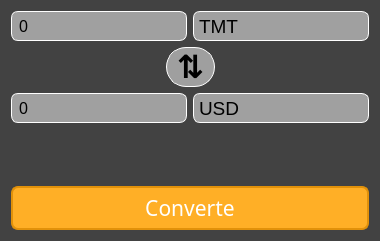
<?xml version="1.0" encoding="UTF-8"?>
<ui version="4.0">
 <class>Form</class>
 <widget class="QWidget" name="Form">
  <property name="enabled">
   <bool>true</bool>
  </property>
  <property name="geometry">
   <rect>
    <x>0</x>
    <y>0</y>
    <width>380</width>
    <height>241</height>
   </rect>
  </property>
  <property name="minimumSize">
   <size>
    <width>380</width>
    <height>240</height>
   </size>
  </property>
  <property name="maximumSize">
   <size>
    <width>380</width>
    <height>385</height>
   </size>
  </property>
  <property name="windowTitle">
   <string>Form</string>
  </property>
  <property name="styleSheet">
   <string notr="true">background-color: rgb(66, 66, 66);
</string>
  </property>
  <layout class="QVBoxLayout" name="verticalLayout">
   <item>
    <layout class="QHBoxLayout" name="horizontalLayout_2">
     <item>
      <widget class="QLineEdit" name="lineEdit_from">
       <property name="sizePolicy">
        <sizepolicy hsizetype="Preferred" vsizetype="Fixed">
         <horstretch>0</horstretch>
         <verstretch>0</verstretch>
        </sizepolicy>
       </property>
       <property name="minimumSize">
        <size>
         <width>0</width>
         <height>30</height>
        </size>
       </property>
       <property name="font">
        <font>
         <pointsize>12</pointsize>
        </font>
       </property>
       <property name="styleSheet">
        <string notr="true">QLineEdit{
	background-color: rgba(255,255,255,0.5);
	border: 1px solid rgb(255,255,255);
	padding-left: 5px;
	border-radius: 7px;
}

</string>
       </property>
       <property name="inputMethodHints">
        <set>Qt::ImhNone</set>
       </property>
       <property name="text">
        <string>0</string>
       </property>
       <property name="frame">
        <bool>true</bool>
       </property>
      </widget>
     </item>
     <item>
      <widget class="QComboBox" name="comboBox_from">
       <property name="minimumSize">
        <size>
         <width>0</width>
         <height>30</height>
        </size>
       </property>
       <property name="font">
        <font>
         <pointsize>14</pointsize>
        </font>
       </property>
       <property name="styleSheet">
        <string notr="true">QComboBox {
    border: 1px solid rgb(255, 255, 255);
    padding-left: 5px;
    padding-right: 5px;
	background-color: rgba(255, 255, 255,0.5);
border-radius: 7px;
 }

QComboBox::drop-down {
    width: 0px;
    height: 0px;
    border: 0px;
}
QComboBox QAbstractItemView {
	padding:3px;
	border:1px solid white;
	background-color: rgba(255, 255, 255,0.5);
	selection-background-color:rgba(255,255,255,0);
	color:black;
	selection-color:black;
}</string>
       </property>
       <item>
        <property name="text">
         <string>TMT</string>
        </property>
       </item>
       <item>
        <property name="text">
         <string>USD</string>
        </property>
       </item>
       <item>
        <property name="text">
         <string>RUB</string>
        </property>
       </item>
       <item>
        <property name="text">
         <string>BTC</string>
        </property>
       </item>
       <item>
        <property name="text">
         <string>GPB</string>
        </property>
       </item>
       <item>
        <property name="text">
         <string>JPY</string>
        </property>
       </item>
       <item>
        <property name="text">
         <string>AED</string>
        </property>
       </item>
       <item>
        <property name="text">
         <string>UAH</string>
        </property>
       </item>
       <item>
        <property name="text">
         <string>UZS</string>
        </property>
       </item>
      </widget>
     </item>
    </layout>
   </item>
   <item>
    <layout class="QHBoxLayout" name="horizontalLayout_3">
     <property name="spacing">
      <number>6</number>
     </property>
     <property name="topMargin">
      <number>0</number>
     </property>
     <property name="bottomMargin">
      <number>0</number>
     </property>
     <item>
      <spacer name="horizontalSpacer">
       <property name="orientation">
        <enum>Qt::Horizontal</enum>
       </property>
       <property name="sizeHint" stdset="0">
        <size>
         <width>40</width>
         <height>20</height>
        </size>
       </property>
      </spacer>
     </item>
     <item>
      <widget class="QPushButton" name="btn_reverse">
       <property name="font">
        <font>
         <pointsize>24</pointsize>
         <weight>75</weight>
         <bold>true</bold>
        </font>
       </property>
       <property name="styleSheet">
        <string notr="true">QPushButton{
	background-color: rgba(255, 255, 255, 125);
	border:1px solid rgb(255, 255, 255);
	padding-left:10px;
	padding-right:10px;
	border-radius:20px;
}
QPushButton:hover{
	background-color: rgba(255, 255, 255, 175);
}</string>
       </property>
       <property name="text">
        <string>⇅</string>
       </property>
      </widget>
     </item>
     <item>
      <spacer name="horizontalSpacer_2">
       <property name="orientation">
        <enum>Qt::Horizontal</enum>
       </property>
       <property name="sizeHint" stdset="0">
        <size>
         <width>40</width>
         <height>20</height>
        </size>
       </property>
      </spacer>
     </item>
    </layout>
   </item>
   <item>
    <layout class="QHBoxLayout" name="horizontalLayout">
     <property name="spacing">
      <number>6</number>
     </property>
     <property name="bottomMargin">
      <number>0</number>
     </property>
     <item>
      <widget class="QLineEdit" name="lineEdit_to">
       <property name="sizePolicy">
        <sizepolicy hsizetype="Preferred" vsizetype="Fixed">
         <horstretch>0</horstretch>
         <verstretch>0</verstretch>
        </sizepolicy>
       </property>
       <property name="minimumSize">
        <size>
         <width>0</width>
         <height>30</height>
        </size>
       </property>
       <property name="font">
        <font>
         <pointsize>12</pointsize>
        </font>
       </property>
       <property name="styleSheet">
        <string notr="true">QLineEdit{
	background-color: rgba(255,255,255,0.5);
	border: 1px solid rgb(255,255,255);
	padding-left: 5px;
	border-radius: 7px;
}

</string>
       </property>
       <property name="text">
        <string>0</string>
       </property>
      </widget>
     </item>
     <item>
      <widget class="QComboBox" name="comboBox_to">
       <property name="minimumSize">
        <size>
         <width>0</width>
         <height>30</height>
        </size>
       </property>
       <property name="font">
        <font>
         <pointsize>14</pointsize>
        </font>
       </property>
       <property name="styleSheet">
        <string notr="true">QComboBox {
    border: 1px solid rgb(255, 255, 255);
    padding-left: 5px;
    padding-right: 5px;
	background-color: rgba(255, 255, 255,0.5);
border-radius: 7px;
 }

QComboBox::drop-down {
    width: 0px;
    height: 0px;
    border: 0px;
}
QComboBox QAbstractItemView {
	padding:3px;
	border:1px solid white;
	background-color: rgba(255, 255, 255,0.5);
	selection-background-color:rgba(255,255,255,0);
	color:black;
	selection-color:black;
}</string>
       </property>
       <property name="currentIndex">
        <number>1</number>
       </property>
       <item>
        <property name="text">
         <string>TMT</string>
        </property>
       </item>
       <item>
        <property name="text">
         <string>USD</string>
        </property>
       </item>
       <item>
        <property name="text">
         <string>RUB</string>
        </property>
       </item>
       <item>
        <property name="text">
         <string>BTC</string>
        </property>
       </item>
       <item>
        <property name="text">
         <string>GPB</string>
        </property>
       </item>
       <item>
        <property name="text">
         <string>JPY</string>
        </property>
       </item>
       <item>
        <property name="text">
         <string>AED</string>
        </property>
       </item>
       <item>
        <property name="text">
         <string>UAH</string>
        </property>
       </item>
       <item>
        <property name="text">
         <string>UZS</string>
        </property>
       </item>
      </widget>
     </item>
    </layout>
   </item>
   <item>
    <widget class="QWidget" name="verticalWidget" native="true">
     <layout class="QVBoxLayout" name="verticalLayout_graph"/>
    </widget>
   </item>
   <item>
    <widget class="QPushButton" name="pushButton">
     <property name="font">
      <font>
       <family>MS Reference Sans Serif</family>
       <pointsize>16</pointsize>
       <weight>50</weight>
       <bold>false</bold>
       <strikeout>false</strikeout>
      </font>
     </property>
     <property name="autoFillBackground">
      <bool>false</bool>
     </property>
     <property name="styleSheet">
      <string notr="true">QPushButton{
	color: rgb(255,255,255);
	border: 2px solid rgb(225, 145, 10);
	background-color: rgb(255, 175, 38);
	margin-top:10px;
	padding:5px;
border-radius: 7px;
}
QPushButton::pressed{	
	background-color: rgb(235, 155, 25);
}</string>
     </property>
     <property name="text">
      <string>Converte</string>
     </property>
     <property name="shortcut">
      <string>C</string>
     </property>
    </widget>
   </item>
  </layout>
 </widget>
 <resources/>
 <connections/>
</ui>
